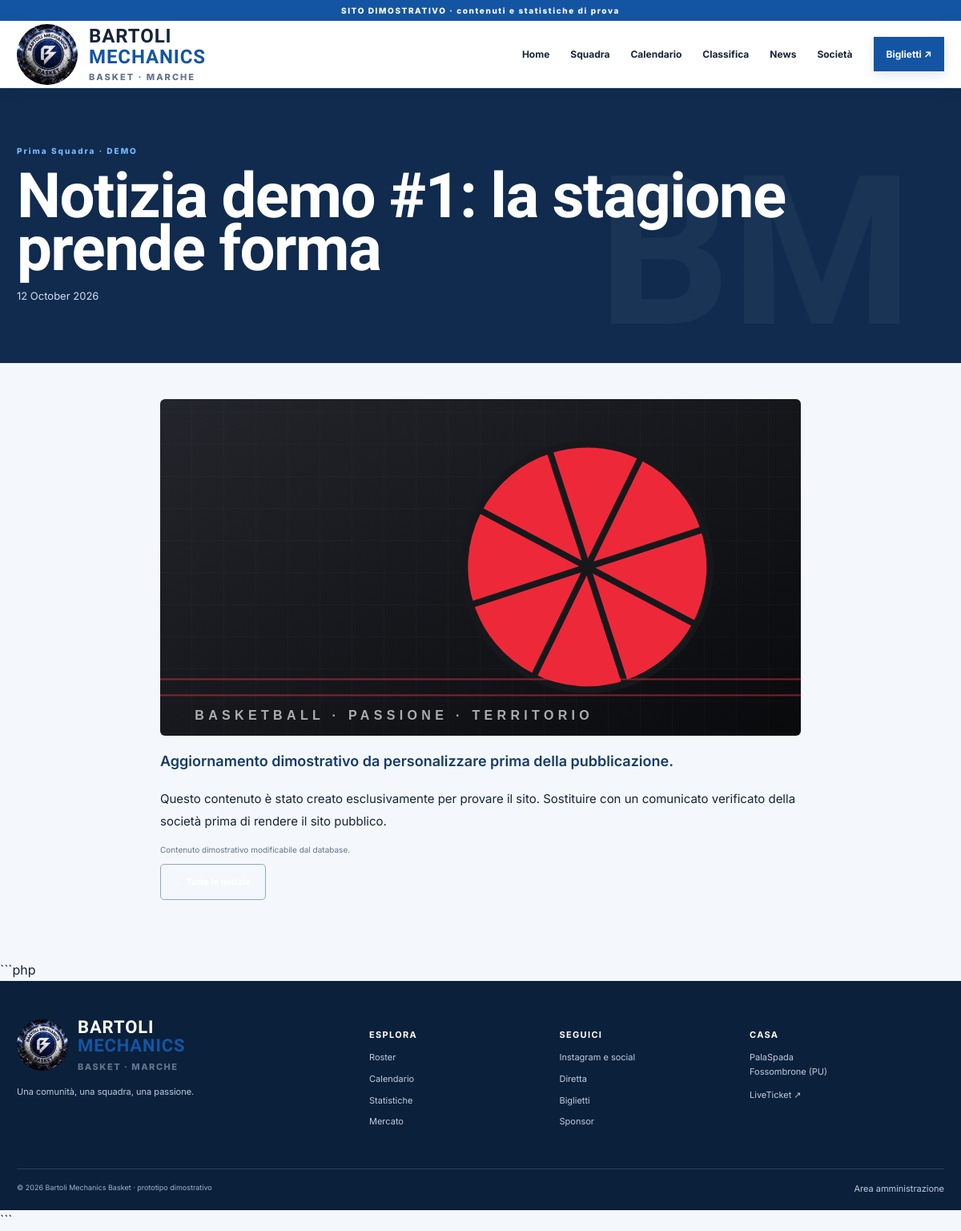
The page /notizia.php?id=1 on the database its author committed.
### tables this page shows
CREATE TABLE IF NOT EXISTS news (id INT UNSIGNED AUTO_INCREMENT PRIMARY KEY, title VARCHAR(220) NOT NULL, category ENUM('Prima Squadra','Partite','Mercato','Giovanili','Società') NOT NULL DEFAULT 'Società', excerpt VARCHAR(500) NOT NULL, body MEDIUMTEXT NOT NULL, image_url VARCHAR(500), published_at DATETIME NOT NULL DEFAULT CURRENT_TIMESTAMP, is_demo TINYINT(1) NOT NULL DEFAULT 1, created_at TIMESTAMP DEFAULT CURRENT_TIMESTAMP, updated_at TIMESTAMP DEFAULT CURRENT_TIMESTAMP ON UPDATE CURRENT_TIMESTAMP, INDEX idx_news_date(published_at));

### app/controllers/page.php (called while the page is built)
<?php
$view=__DIR__.'/../views/'.$page.'.php'; if(!is_file($view)){http_response_code(404);$title='Pagina non trovata';require __DIR__.'/../views/404.php';exit;} require $view;

### public/notizia.php (called while the page is built)
<?php require __DIR__.'/../app/bootstrap.php'; $page='notizia'; $title='Notizia'; require __DIR__.'/../app/controllers/page.php'; ?>

### app/bootstrap.php (called while the page is built, shortened)
<?php
function e($v): string
{
    return htmlspecialchars(
        (string) $v,
        ENT_QUOTES | ENT_SUBSTITUTE,
        'UTF-8'
    );
}

### app/views/notizia.php (the view)
<?php $id=(int)($_GET['id']??0);$s=$db->prepare('SELECT * FROM news WHERE id=?');$s->execute([$id]);$n=$s->fetch();if(!$n){http_response_code(404);$title='Notizia non trovata';require __DIR__.'/404.php';exit;}require __DIR__.'/partials/header.php';?><section class="page-hero"><div class="wrap"><span class="eyebrow"><?= e($n['category']) ?> · <?= $n['is_demo']?'DEMO':'NEWS' ?></span><h1><?= e($n['title']) ?></h1><p><?= e(date('d F Y',strtotime($n['published_at']))) ?></p></div></section><article class="wrap article-body"><img class="article-cover" src="<?= e($n['image_url']?:'assets/images/basket.svg') ?>" alt="Immagine dimostrativa"><p class="lead"><?= e($n['excerpt']) ?></p><div><?= nl2br(e($n['body'])) ?></div><p class="fine-print">Contenuto dimostrativo modificabile dal database.</p><a class="btn btn-ghost" href="news.php">← Tutte le notizie</a></article><?php require __DIR__.'/partials/footer.php'; ?>

### public/assets/css/style.css (style rules this page uses)
:root { --bg:#101114;--panel:#191a1f;--panel2:#222329;--red:#ed2939;--red2:#ff4654;--text:#f5f5f6;--muted:#a4a5ad;--line:#34353c;--white:#fff;--max:1180px }
* { box-sizing:border-box }
html { scroll-behavior:smooth }
body { margin:0;background:#f5f5f4;color:#16171a;font-family:Inter,Arial,sans-serif;line-height:1.6 }
a { color:inherit;text-decoration:none }
img { max-width:100%;display:block }
.wrap { width:min(var(--max),calc(100% - 42px));margin-inline:auto }
.eyebrow { font-size:10px;letter-spacing:.2em;font-weight:800;color:var(--red);display:block }
.hero h1,.page-hero h1 { font-family:'Barlow Condensed',sans-serif;font-size:clamp(58px,9vw,112px);font-weight:800;line-height:.84;letter-spacing:-.02em;margin:23px 0 }
.btn { display:inline-flex;align-items:center;justify-content:center;gap:18px;padding:13px 18px;font-size:11px;font-weight:800;border:1px solid transparent;cursor:pointer;transition:transform .2s,background .2s }
.btn-ghost { border-color:#666871;color:inherit;background:transparent }
.fine-print { font-size:10px;color:#92939a;margin-top:12px }
.page-hero { background:#15161a;color:white;padding:70px 0 60px;position:relative;overflow:hidden }
.page-hero:after { content:'BM';position:absolute;right:5%;bottom:-70px;font-family:'Barlow Condensed';font-size:260px;font-weight:800;color:#ffffff07;pointer-events:none }
.page-hero h1 { font-size:clamp(48px,7vw,78px);margin:16px 0 }
.page-hero p { color:#b8b9c0;max-width:650px;font-size:13px }
.article-body { max-width:800px;padding-top:45px;padding-bottom:75px }
.article-cover { width:100%;max-height:420px;object-fit:cover;background:#ddd }
.article-body>div { font-size:15px;line-height:1.9;white-space:normal }
.article-body .lead { font-size:18px;font-weight:600 }
:root { --bg: #f4f7fb; --panel: #ffffff; --panel2: #eaf1fa; --red: #1455a3; --red2: #2478d4; --text: #15243a; --muted: #64748b; --line: #d9e3ef; --white: #ffffff; --max: 1180px; }
body { background: #f4f7fb; color: #15243a; }
.eyebrow { color: #79baff; }
.btn-ghost { border-color: #8ca9c9; color: #fff; }
.btn { border-radius: 5px; }
.dark-section, .spotlight, .page-hero { background: #102b4e; color: #fff; }
.spotlight p, .page-hero p { color: #d0deef; }
.page-hero::after { color: rgba(255, 255, 255, 0.045); }
.fine-print { color: #64748b; }
.profile-image, .article-cover { background: #e5edf7; border-radius: 6px; }
.article-body .lead { color: #153b67; }

### rows shown on the page
news: category "Prima Squadra", title "Notizia demo #1: la stagione prende forma", published_at "12 October 2026", image_url (picture), excerpt "Aggiornamento dimostrativo da personalizzare prima della pubblicazione.", body "Questo contenuto è stato creato esclusivamente per provare il sito. Sostituire con un comunicato verificato della società prima di rendere il sito pubblico."
